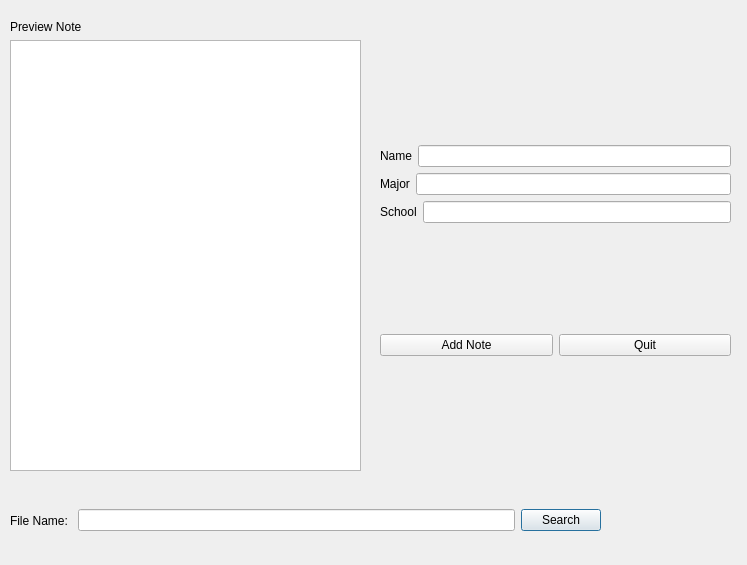
<?xml version="1.0" encoding="UTF-8"?>
<ui version="4.0">
 <class>SearchNote</class>
 <widget class="QDialog" name="SearchNote">
  <property name="geometry">
   <rect>
    <x>0</x>
    <y>0</y>
    <width>747</width>
    <height>565</height>
   </rect>
  </property>
  <property name="windowTitle">
   <string>Dialog</string>
  </property>
  <widget class="QWidget" name="layoutWidget">
   <property name="geometry">
    <rect>
     <x>10</x>
     <y>490</y>
     <width>591</width>
     <height>61</height>
    </rect>
   </property>
   <layout class="QHBoxLayout" name="horizontalLayout">
    <item>
     <widget class="QLabel" name="searchLabel">
      <property name="text">
       <string>File Name: </string>
      </property>
     </widget>
    </item>
    <item>
     <widget class="QLineEdit" name="fileNameLine"/>
    </item>
    <item>
     <widget class="QPushButton" name="searchButton">
      <property name="text">
       <string>Search</string>
      </property>
     </widget>
    </item>
   </layout>
  </widget>
  <widget class="QWidget" name="layoutWidget">
   <property name="geometry">
    <rect>
     <x>10</x>
     <y>20</y>
     <width>351</width>
     <height>451</height>
    </rect>
   </property>
   <layout class="QVBoxLayout" name="verticalLayout">
    <item>
     <widget class="QLabel" name="PreviewLabel">
      <property name="text">
       <string>Preview Note</string>
      </property>
     </widget>
    </item>
    <item>
     <widget class="QTextEdit" name="previewTextEdit"/>
    </item>
   </layout>
  </widget>
  <widget class="QWidget" name="layoutWidget">
   <property name="geometry">
    <rect>
     <x>380</x>
     <y>40</y>
     <width>351</width>
     <height>421</height>
    </rect>
   </property>
   <layout class="QVBoxLayout" name="verticalLayout_3">
    <item>
     <layout class="QVBoxLayout" name="verticalLayout_2">
      <item>
       <layout class="QHBoxLayout" name="horizontalLayout_2">
        <item>
         <widget class="QLabel" name="noteNameLabel">
          <property name="text">
           <string>Name</string>
          </property>
         </widget>
        </item>
        <item>
         <widget class="QLineEdit" name="nameLineEdit"/>
        </item>
       </layout>
      </item>
      <item>
       <layout class="QHBoxLayout" name="horizontalLayout_3">
        <item>
         <widget class="QLabel" name="noteMajorLabel">
          <property name="text">
           <string>Major</string>
          </property>
         </widget>
        </item>
        <item>
         <widget class="QLineEdit" name="majorLineEdit"/>
        </item>
       </layout>
      </item>
      <item>
       <layout class="QHBoxLayout" name="horizontalLayout_4">
        <item>
         <widget class="QLabel" name="noteSchoolLabel">
          <property name="text">
           <string>School</string>
          </property>
         </widget>
        </item>
        <item>
         <widget class="QLineEdit" name="schoolLineEdit"/>
        </item>
       </layout>
      </item>
     </layout>
    </item>
    <item>
     <layout class="QHBoxLayout" name="horizontalLayout_5">
      <item>
       <widget class="QPushButton" name="addNoteYes">
        <property name="text">
         <string>Add Note</string>
        </property>
       </widget>
      </item>
      <item>
       <widget class="QPushButton" name="quitButton">
        <property name="text">
         <string>Quit</string>
        </property>
       </widget>
      </item>
     </layout>
    </item>
   </layout>
  </widget>
 </widget>
 <resources/>
 <connections/>
</ui>
